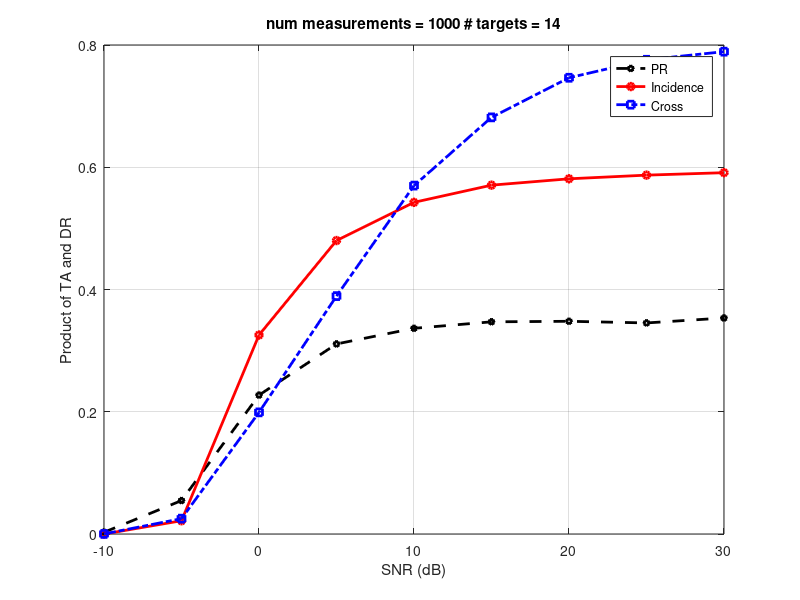
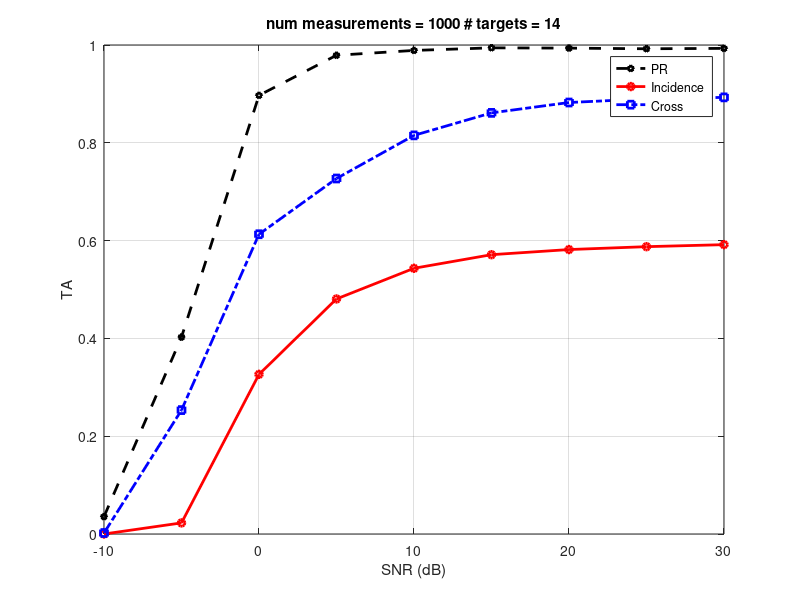
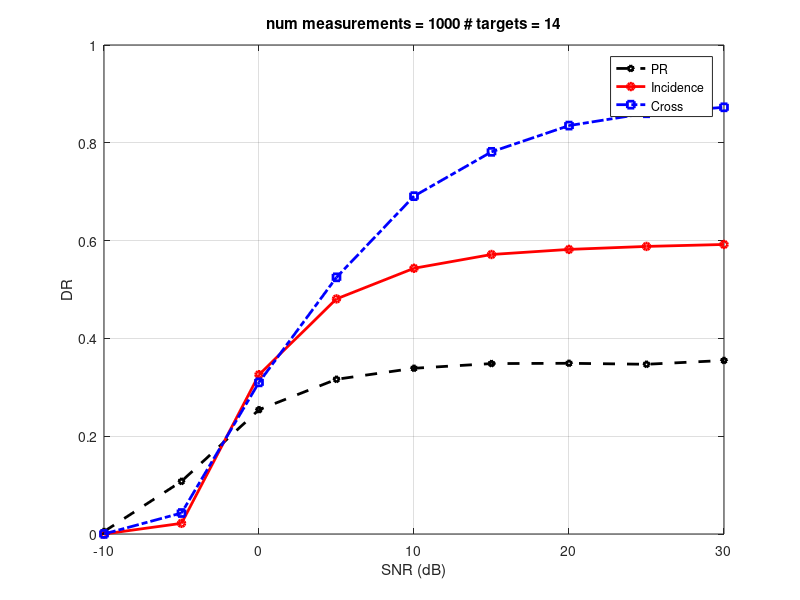
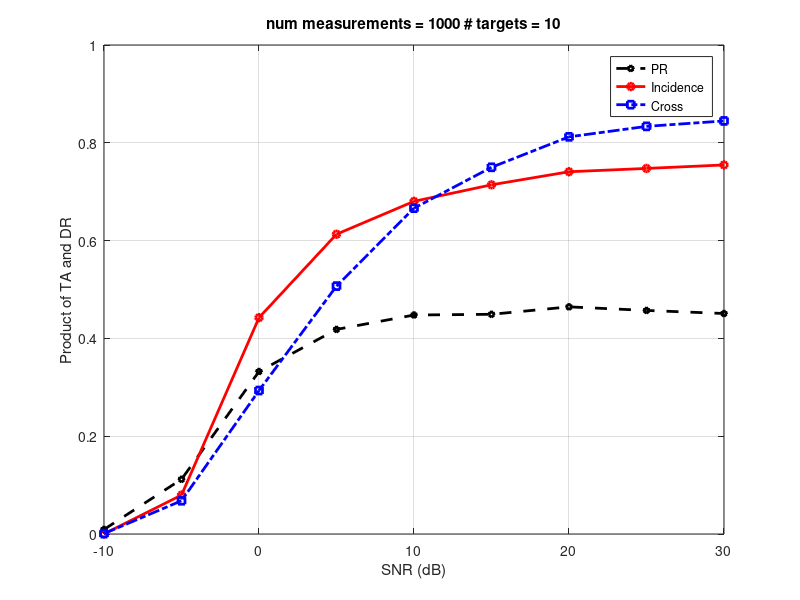

Write the MATLAB code that produced these figures, in order.

close all
clear all
clc

num_measurements = 1000;
SNR_dB = -10:5:30;
num_targets = 14;

Pe_pr =[0.0028    0.0547    0.2272    0.3109    0.3365    0.3471    0.3480...
    0.3453    0.3534];

TA_pr =[0.0355    0.4027    0.8970    0.9790    0.9889    0.9942    0.9936...
    0.9923    0.9931];
DR_pr =[0.0050    0.1077    0.2542    0.3164    0.3389    0.3485    0.3491...
    0.3471    0.3549];

Pe_fast =[0.0001    0.0251    0.1990    0.3892    0.5700    0.6816    0.7464...
    0.7758    0.7891];
 
TA_fast =[0.0020    0.2534    0.6130    0.7270    0.8152    0.8612    0.8824...
    0.8899    0.8929];
DR_fast =[0.0001    0.0429    0.3101    0.5249    0.6909    0.7815    0.8352...
    0.8604    0.8726];

Pe_incidence =[0    0.0217    0.3255    0.4801    0.5426    0.5707    0.5811...
    0.5871    0.5911];
TA_incidence =[0    0.0227    0.3265    0.4807    0.5434    0.5712    0.5817...
    0.5876    0.5917];
DR_incidence =[0    0.0218    0.3258    0.4808    0.5434    0.5716    0.5820...
    0.5881    0.5921];

figure
z=plot(...
    SNR_dB,Pe_pr,'--pk',...
    SNR_dB,Pe_incidence,'-or',...
    SNR_dB,Pe_fast,'-.sb');
set(z,...
   'LineWidth',2,...
   'MarkerSize',5);
xlim([min(SNR_dB) max(SNR_dB)]);

grid on
xlabel('SNR (dB)');
ylabel('Product of TA and DR');

title(['num measurements = ', num2str(num_measurements) ' # targets = ',num2str(num_targets)]);
legend('PR','Incidence','Cross');

 figure
z=plot(...
    SNR_dB,TA_pr,'--pk',...
    SNR_dB,TA_incidence,'-or',...
    SNR_dB,TA_fast,'-.sb');
set(z,...
   'LineWidth',2,...
   'MarkerSize',5);
xlim([min(SNR_dB) max(SNR_dB)]);

grid on
xlabel('SNR (dB)');
ylabel('TA');
title(['num measurements = ', num2str(num_measurements) ' # targets = ',num2str(num_targets)]);
legend('PR','Incidence','Cross');   
figure
z=plot(...
    SNR_dB,DR_pr,'--pk',...
    SNR_dB,DR_incidence,'-or',...
    SNR_dB,DR_fast,'-.sb');
set(z,...
   'LineWidth',2,...
   'MarkerSize',5);
xlim([min(SNR_dB) max(SNR_dB)]);

grid on
xlabel('SNR (dB)');
ylabel('DR');
title(['num measurements = ', num2str(num_measurements) ' # targets = ',num2str(num_targets)]);
legend('PR','Incidence','Cross');

num_targets =  10;
SNR_dB = -10:5:30;
num_measurements = 1000;

Pe_pr =[0.0093    0.1119    0.3323    0.4184    0.4478    0.4493    0.4645...
    0.4572    0.4509];
TA_pr =[0.0872    0.5349    0.9102    0.9817    0.9958    0.9963    0.9969...
    0.9974    0.9974];
DR_pr =[ 0.0147    0.1970    0.3698    0.4285    0.4498    0.4513    0.4664...
    0.4587    0.4523];
Pe_fast =[0.0008    0.0680    0.2934    0.5069    0.6663    0.7499    0.8122...
    0.8336    0.8447];
TA_fast =[0.0080    0.4319    0.6922    0.8005    0.8647    0.8945    0.9155...
    0.9174    0.9201];
DR_fast =[ 0.0008    0.1108    0.4105    0.6219    0.7590    0.8258    0.8750...
    0.8954    0.9046];
Pe_incidence =[0.0002    0.0796    0.4424    0.6130    0.6803    0.7141    0.7408...
    0.7476    0.7547];
TA_incidence =[0.0002    0.0806    0.4434    0.6139    0.6811    0.7148    0.7414...
    0.7485    0.7556];
DR_incidence =[0.0002    0.0798    0.4429    0.6138    0.6812    0.7151    0.7417...
     0.7486    0.7557];

% num_measurements = 10000;
% Pe_pr =
% 
%   Columns 1 through 7
% 
%     0.0090    0.1073    0.3288    0.4243    0.4518    0.4554    0.4579
% 
%   Columns 8 through 9
% 
%     0.4599    0.4609
% 
% >> 
% TA_pr =
% 
%   Columns 1 through 7
% 
%     0.0833    0.5232    0.9104    0.9860    0.9938    0.9961    0.9968
% 
%   Columns 8 through 9
% 
%     0.9963    0.9965
% 
% >> 
% DR_pr =
% 
%   Columns 1 through 7
% 
%     0.0150    0.1936    0.3661    0.4314    0.4550    0.4573    0.4597
% 
%   Columns 8 through 9
% 
%     0.4618    0.4628
% 
% >> >> >> 
% Pe_fast =
% 
%   Columns 1 through 7
% 
%     0.0012    0.0683    0.2951    0.5046    0.6609    0.7560    0.8077
% 
%   Columns 8 through 9
% 
%     0.8380    0.8524
% 
% >> 
% TA_fast =
% 
%   Columns 1 through 7
% 
%     0.0118    0.4321    0.6976    0.8002    0.8638    0.8957    0.9119
% 
%   Columns 8 through 9
% 
%     0.9204    0.9241
% 
% >> 
% DR_fast =
% 
%   Columns 1 through 7
% 
%     0.0013    0.1109    0.4101    0.6200    0.7542    0.8322    0.8732
% 
%   Columns 8 through 9
% 
%     0.8978    0.9101
% 
% >> >> >> >> 
% Pe_incidence =
% 
%   Columns 1 through 7
% 
%     0.0002    0.0801    0.4365    0.6055    0.6816    0.7194    0.7362
% 
%   Columns 8 through 9
% 
%     0.7478    0.7534
% 
% >> 
% TA_incidence =
% 
%   Columns 1 through 7
% 
%     0.0002    0.0801    0.4366    0.6056    0.6817    0.7195    0.7363
% 
%   Columns 8 through 9
% 
%     0.7479    0.7535
% 
% >> 
% DR_incidence =
% 
%   Columns 1 through 7
% 
%     0.0002    0.0801    0.4366    0.6056    0.6817    0.7195    0.7363
% 
%   Columns 8 through 9
% 
%     0.7479    0.7535
% 
% >> >> >> >> >> >> 
figure
z=plot(...
    SNR_dB,Pe_pr,'--pk',...
    SNR_dB,Pe_incidence,'-or',...
    SNR_dB,Pe_fast,'-.sb');
set(z,...
   'LineWidth',2,...
   'MarkerSize',5);
xlim([min(SNR_dB) max(SNR_dB)]);

grid on
xlabel('SNR (dB)');
ylabel('Product of TA and DR');

title(['num measurements = ', num2str(num_measurements) ' # targets = ',num2str(num_targets)]);
legend('PR','Incidence','Cross');

 figure
z=plot(...
    SNR_dB,TA_pr,'--pk',...
    SNR_dB,TA_incidence,'-or',...
    SNR_dB,TA_fast,'-.sb');
set(z,...
   'LineWidth',2,...
   'MarkerSize',5);
xlim([min(SNR_dB) max(SNR_dB)]);

grid on
xlabel('SNR (dB)');
ylabel('TA');
title(['num measurements = ', num2str(num_measurements) ' # targets = ',num2str(num_targets)]);
legend('PR','Incidence','Cross');   
figure
z=plot(...
    SNR_dB,DR_pr,'--pk',...
    SNR_dB,DR_incidence,'-or',...
    SNR_dB,DR_fast,'-.sb');
set(z,...
   'LineWidth',2,...
   'MarkerSize',5);
xlim([min(SNR_dB) max(SNR_dB)]);

grid on
xlabel('SNR (dB)');
ylabel('DR');
title(['num measurements = ', num2str(num_measurements) ' # targets = ',num2str(num_targets)]);
legend('PR','Incidence','Cross');








num_targets = 7;

num_measurements =  10000;

SNR_dB = -10:5:30;

Pe_pr =[0.0233    0.1798    0.4344    0.5273    0.5504    0.5563    0.5603...
     0.5587    0.5594];
TA_pr =[0.1480    0.5919    0.9095    0.9839    0.9936    0.9951    0.9959...
    0.9962    0.9954];
DR_pr =[0.0371    0.3076    0.4834    0.5369    0.5544    0.5593    0.5628...
     0.5611    0.5622];
Pe_fast =[0.0058    0.1544    0.4203    0.6204    0.7558    0.8289    0.8760...
    0.8924    0.9023];
TA_fast =[0.0408    0.5966    0.7816    0.8616    0.9087    0.9301    0.9450...
    0.9476    0.9490];
DR_fast =[0.0062    0.2229    0.5243    0.7071    0.8189    0.8786    0.9155...
    0.9297    0.9387];
Pe_incidence =[0.0018    0.1932    0.5500    0.7113    0.7924    0.8342    0.8577...
    0.8690    0.8773];
TA_incidence =[ 0.0018    0.1933    0.5501    0.7114    0.7925    0.8343    0.8578...
        0.8691    0.8774];
DR_incidence = [0.0018    0.1932    0.5501    0.7114    0.7925    0.8343    0.8578...
     0.8691    0.8774];



figure
z=plot(...
    SNR_dB,Pe_pr,'--pk',...
    SNR_dB,Pe_incidence,'-or',...
    SNR_dB,Pe_fast,'-.sb');
set(z,...
   'LineWidth',2,...
   'MarkerSize',5);
xlim([min(SNR_dB) max(SNR_dB)]);

grid on
xlabel('SNR (dB)');
ylabel('Product of TA and DR');

title(['num measurements = ', num2str(num_measurements) ' # targets = ',num2str(num_targets)]);
legend('PR','Incidence','Cross');

 figure
z=plot(...
    SNR_dB,TA_pr,'--pk',...
    SNR_dB,TA_incidence,'-or',...
    SNR_dB,TA_fast,'-.sb');
set(z,...
   'LineWidth',2,...
   'MarkerSize',5);
xlim([min(SNR_dB) max(SNR_dB)]);

grid on
xlabel('SNR (dB)');
ylabel('TA');
title(['num measurements = ', num2str(num_measurements) ' # targets = ',num2str(num_targets)]);
legend('PR','Incidence','Cross');   
figure
z=plot(...
    SNR_dB,DR_pr,'--pk',...
    SNR_dB,DR_incidence,'-or',...
    SNR_dB,DR_fast,'-.sb');
set(z,...
   'LineWidth',2,...
   'MarkerSize',5);
xlim([min(SNR_dB) max(SNR_dB)]);

grid on
xlabel('SNR (dB)');
ylabel('DR');
title(['num measurements = ', num2str(num_measurements) ' # targets = ',num2str(num_targets)]);
legend('PR','Incidence','Cross');










% fix signal to noise ration

SNR_dB = 0;
num_targets = 2:20;
num_measurements = 1000;

Pe_pr =[0.6877    0.6233    0.5686    0.5228    0.4603    0.4453    0.3999...
    0.3603    0.3211    0.3048    0.2702    0.2500    0.2211    0.2006...
    0.1856    0.1640    0.1540    0.1400    0.1227];
TA_pr =[0.8502    0.8805    0.8881    0.8963    0.8979    0.9163    0.9178...
    0.9153    0.9108    0.9093    0.9177    0.8962    0.8842    0.8801...
    0.8943    0.8576    0.8594    0.8316    0.8072];
DR_pr =[
    0.8060    0.7120    0.6452    0.5896    0.5172    0.4907    0.4416...
    0.3984    0.3565    0.3378    0.2989    0.2793    0.2486    0.2259...
    0.2099    0.1865    0.1757    0.1597    0.1433];

Pe_fast =[0.8212    0.7097    0.6286    0.5353    0.4752    0.4136    0.3725...
    0.3362    0.2995    0.2667    0.2447    0.2105    0.1949    0.1728...
    0.1557    0.1429    0.1315    0.1175    0.1061];

TA_fast =[    0.9617    0.9244    0.8890    0.8413    0.8165    0.7786    0.7499...
    0.7279    0.7045    0.6795    0.6597    0.6221    0.6130    0.5866...
    0.5664    0.5520    0.5416    0.5199    0.5025];
DR_fast =[ 0.8405    0.7520    0.6910    0.6214    0.5673    0.5186    0.4839...
    0.4479    0.4113    0.3810    0.3578    0.3254    0.3049    0.2805...
    0.2619    0.2454    0.2304    0.2115    0.1971];
Pe_incidence =[0.8430    0.7598    0.7046    0.6452    0.5948    0.5491    0.5141...
    0.4718    0.4283    0.4003    0.3685    0.3432    0.3256    0.2960...
    0.2721    0.2484    0.2354    0.2130    0.1976];

TA_incidence =[0.8440    0.7608    0.7056    0.6462    0.5958    0.5501    0.5151...
    0.4728    0.4291    0.4013    0.3695    0.3440    0.3266    0.2968...
    0.2726    0.2492    0.2362    0.2136    0.1984]; 
DR_incidence =[0.8440    0.7605    0.7053    0.6456    0.5955    0.5497    0.5146...
    0.4723    0.4288    0.4006    0.3690    0.3436    0.3261    0.2963...
    0.2724    0.2487    0.2357    0.2132    0.1978];
% num_measurements = 10000;
% Pe_pr =
% 
%   Columns 1 through 7
% 
%     0.6992    0.6228    0.5709    0.5190    0.4748    0.4333    0.3984
% 
%   Columns 8 through 13
% 
%     0.3631    0.3322    0.2997    0.2728    0.2477    0.2249
% 
% >> 
% TA_pr =
% 
%   Columns 1 through 7
% 
%     0.8567    0.8758    0.8920    0.8993    0.9059    0.9085    0.9161
% 
%   Columns 8 through 13
% 
%     0.9149    0.9128    0.9122    0.9070    0.9055    0.8946
% 
% >> 
% DR_pr =
% 
%   Columns 1 through 7
% 
%     0.8141    0.7113    0.6429    0.5813    0.5296    0.4826    0.4407
% 
%   Columns 8 through 13
% 
%     0.4024    0.3686    0.3329    0.3034    0.2749    0.2524
% 
% >> >> >> 
% Pe_fast =
% 
%   Columns 1 through 7
% 
%     0.8305    0.7080    0.6181    0.5419    0.4750    0.4180    0.3692
% 
%   Columns 8 through 13
% 
%     0.3326    0.2967    0.2655    0.2390    0.2140    0.1933
% 
% >> 
% TA_fast =
% 
%   Columns 1 through 7
% 
%     0.9605    0.9182    0.8821    0.8474    0.8135    0.7789    0.7487
% 
%   Columns 8 through 13
% 
%     0.7236    0.6995    0.6738    0.6524    0.6288    0.6082
% 
% >> 
% DR_fast =
% 
%   Columns 1 through 7
% 
%     0.8502    0.7539    0.6850    0.6247    0.5697    0.5229    0.4796
% 
%   Columns 8 through 13
% 
%     0.4463    0.4107    0.3807    0.3532    0.3271    0.3042
% 
% >> >> >> >> 
% Pe_incidence =
% 
%   Columns 1 through 7
% 
%     0.8481    0.7630    0.7003    0.6448    0.5968    0.5493    0.5075
% 
%   Columns 8 through 13
% 
%     0.4716    0.4357    0.4044    0.3752    0.3475    0.3219
% 
% >> 
% TA_incidence =
% 
%   Columns 1 through 7
% 
%     0.8482    0.7631    0.7004    0.6448    0.5969    0.5494    0.5076
% 
%   Columns 8 through 13
% 
%     0.4716    0.4358    0.4045    0.3753    0.3476    0.3220
% 
% >> 
% DR_incidence =
% 
%   Columns 1 through 7
% 
%     0.8482    0.7631    0.7003    0.6448    0.5969    0.5493    0.5076
% 
%   Columns 8 through 13
% 
%     0.4716    0.4358    0.4045    0.3752    0.3476    0.3220
% 
% 

figure
z=plot(...
    num_targets,Pe_pr,'--pk',...
    num_targets,Pe_incidence,'-or',...
    num_targets,Pe_fast,'-.sb');
set(z,...
   'LineWidth',2,...
   'MarkerSize',5);
grid on
xlabel('# targets');
ylabel('Product of TA and DR');
title(['num measurements = ', num2str(num_measurements) ' SNR (dB) = ',num2str(SNR_dB)]);
legend('PR','Incidence','Cross');

figure
z=plot(...
    num_targets,TA_pr,'--pk',...
    num_targets,TA_incidence,'-or',...
    num_targets,TA_fast,'-.sb');
set(z,...
   'LineWidth',2,...
   'MarkerSize',5);
grid on
xlabel('# targets');
ylabel('TA');
title(['num measurements = ', num2str(num_measurements) ' SNR (dB) = ',num2str(SNR_dB)]);
legend('PR','Incidence','Cross');


figure
z=plot(...
    num_targets,DR_pr,'--pk',...
    num_targets,DR_incidence,'-or',...
    num_targets,DR_fast,'-.sb');
set(z,...
   'LineWidth',2,...
   'MarkerSize',5);
grid on
xlabel('# targets');
ylabel('DR');
title(['num measurements = ', num2str(num_measurements) ' SNR (dB) = ',num2str(SNR_dB)]);
legend('PR','Incidence','Cross');

 
SNR_dB = 5;

num_measurements = 1000;


Pe_pr =[0.8008    0.7289    0.6693    0.6196    0.5543    0.5322    0.4938...
    0.4554    0.4146    0.4009    0.3607    0.3375    0.3110    0.2867...
    0.2699    0.2456    0.2301    0.2108    0.1911];
TA_pr =[0.9655    0.9746    0.9771    0.9782    0.9804    0.9867    0.9837...
    0.9874    0.9865    0.9841    0.9859    0.9818    0.9772    0.9769...
    0.9817    0.9661    0.9660    0.9593    0.9434];
DR_pr =[0.8285    0.7483    0.6855    0.6354    0.5657    0.5406    0.5030...
    0.4626    0.4211    0.4075    0.3672    0.3428    0.3164    0.2915...
    0.2747    0.2494    0.2343    0.2149    0.1952];
Pe_fast =[ 0.9026    0.8415    0.7812    0.7209    0.6677    0.6137    0.5812...
    0.5499    0.5110    0.4787    0.4498    0.4159    0.3906    0.3628...
    0.3414    0.3213    0.3033    0.2838    0.2628];
TA_fast =[ 0.9758    0.9602    0.9312    0.9069    0.8872    0.8627    0.8409...
    0.8241    0.8064    0.7872    0.7695    0.7445    0.7296    0.7077...
    0.6897    0.6742    0.6646    0.6442    0.6257];
DR_fast =[0.9150    0.8653    0.8250    0.7814    0.7390    0.6999    0.6789...
    0.6542    0.6229    0.5984    0.5759    0.5490    0.5261    0.5023...
     0.4848    0.4669    0.4474    0.4307    0.4102];
Pe_incidence =[0.9100    0.8664    0.8311    0.7905    0.7476    0.7019    0.6830...
    0.6355    0.6037    0.5680    0.5377    0.5122    0.4833    0.4560...
     0.4338    0.4062    0.3864    0.3658    0.3487];
TA_incidence =[ 0.9110    0.8674    0.8321    0.7915    0.7486    0.7029    0.6837...
    0.6365    0.6046    0.5689    0.5387    0.5130    0.4841    0.4568...
    0.4344    0.4070    0.3872    0.3665    0.3494];
DR_incidence =[0.9110    0.8671    0.8319    0.7909    0.7485    0.7027    0.6837...
    0.6361    0.6045    0.5686    0.5384    0.5128    0.4838    0.4566...
    0.4344    0.4067    0.3870    0.3663    0.3492];

figure
z=plot(...
    num_targets,Pe_pr,'--pk',...
    num_targets,Pe_incidence,'-or',...
    num_targets,Pe_fast,'-.sb');
set(z,...
   'LineWidth',2,...
   'MarkerSize',5);
grid on
xlabel('# targets');
ylabel('Product of TA and DR');
title(['num measurements = ', num2str(num_measurements) ' SNR (dB) = ',num2str(SNR_dB)]);
legend('PR','Incidence','Cross');

figure
z=plot(...
    num_targets,TA_pr,'--pk',...
    num_targets,TA_incidence,'-or',...
    num_targets,TA_fast,'-.sb');
set(z,...
   'LineWidth',2,...
   'MarkerSize',5);
grid on
xlabel('# targets');
ylabel('TA');
title(['num measurements = ', num2str(num_measurements) ' SNR (dB) = ',num2str(SNR_dB)]);
legend('PR','Incidence','Cross');


figure
z=plot(...
    num_targets,DR_pr,'--pk',...
    num_targets,DR_incidence,'-or',...
    num_targets,DR_fast,'-.sb');
set(z,...
   'LineWidth',2,...
   'MarkerSize',5);
grid on
xlabel('# targets');
ylabel('DR');
title(['num measurements = ', num2str(num_measurements) ' SNR (dB) = ',num2str(SNR_dB)]);
legend('PR','Incidence','Cross');



 
SNR_dB = 10;
num_targets = 2:14;
num_measurements = 10000;

Pe_pr =[ 0.8253    0.7420    0.6857    0.6343    0.5915    0.5508    0.5163...
    0.4824    0.4494    0.4189    0.3906    0.3638    0.3403];
TA_pr =[0.9814    0.9873    0.9902    0.9922    0.9934    0.9935    0.9953...
    0.9946    0.9948    0.9943    0.9929    0.9925    0.9927];
DR_pr =[0.8399    0.7511    0.6925    0.6395    0.5958    0.5549    0.5192...
    0.4854    0.4522    0.4215    0.3929    0.3661    0.3424];
Pe_fast =[0.9519    0.9097    0.8693    0.8307    0.7904    0.7558    0.7190...
     0.6907    0.6614    0.6371    0.6093    0.5908    0.5697];
TA_fast =[0.9897    0.9764    0.9608    0.9440    0.9250    0.9082    0.8917...
    0.8786    0.8636    0.8520    0.8383    0.8281    0.8170];
DR_fast =[ 0.9573    0.9243    0.8950    0.8684    0.8414    0.8189    0.7939...
    0.7744    0.7543    0.7377    0.7172    0.7042    0.6886];
Pe_incidence =[ 0.9562    0.9241    0.8944    0.8611    0.8291    0.7923    0.7541...
    0.7178    0.6797    0.6437    0.6090    0.5752    0.5423];
TA_incidence =[0.9563    0.9242    0.8945    0.8612    0.8291    0.7924    0.7542...
    0.7179    0.6798    0.6438    0.6091    0.5752    0.5424];
DR_incidence =[0.9563    0.9242    0.8945    0.8612    0.8291    0.7924    0.7542...
     0.7179    0.6798    0.6438    0.6091    0.5752    0.5424];


